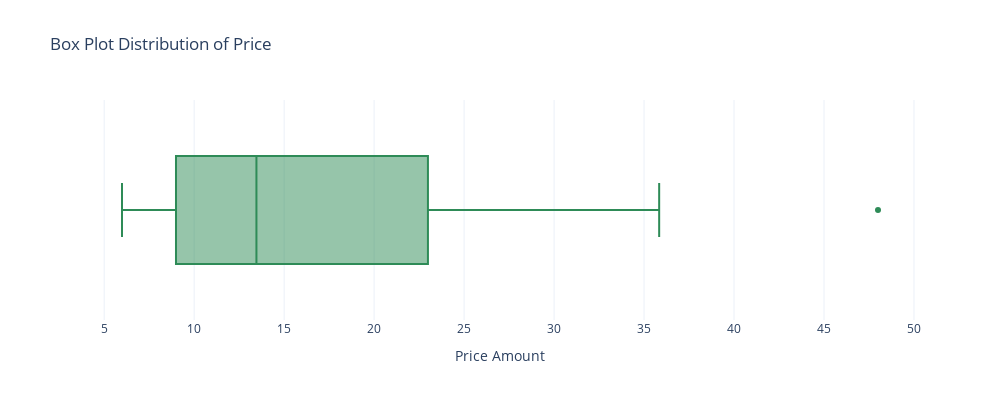

Notebook code for this chart:
### Code cell
create_box_plot(sales_total, 'price')

### Figure 1 — Plotly figure (JSON) as saved in the notebook; plotly's stock layout.template omitted (floating-point values rounded to 4 significant figures)
{"data": [{"alignmentgroup": "True", "hovertemplate": "Price Amount=%{x}<extra></extra>", "legendgroup": "", "marker": {"color": "seagreen"}, "name": "", "notched": false, "offsetgroup": "", "orientation": "h", "showlegend": false, "type": "box", "x": [9.5, 9.5, 9.5, 9.5, 9.5, 9.5, 9.5, 5.99, 7.99, 7.99, 6.99, 7.99, 11.99, 11.99, 7.99, 11.99, 6.99, 6.99, 11.99, 19.99, 6.99, 22.99, 7.99, 10.99, 8.99, 15.99, 16.99, 29.99, 32.99, 29.99, 48.0, 15.99, 16.99, 15.99, 26.99, 15.99, 15.99, 30.99, 29.99, 23.99, 23.99, 28.99, 12.5, 18.5, 8.99, 27.99, 8.99, 27.99, 13.46, 8.99, 8.99, 11.99, 21.5, 12.5, 23.99, 27.99, 8.99, 20.99, 8.99, 18.5, 8.99, 8.99, 23.99, 8.99, 8.99, 12.5, 21.5, 27.99, 23.99, 18.5, 8.99, 12.5, 21.5, 27.99, 8.99, 8.99, 12.5, 12.5, 27.99, 21.5, 21.5, 21.5, 8.99, 27.99, 21.5, 21.5, 22.99, 12.5, 21.5, 22.99, 35.84, 23.99, 12.5], "x0": " ", "xaxis": "x", "y0": " ", "yaxis": "y"}], "layout": {"boxmode": "group", "height": 400, "legend": {"tracegroupgap": 0}, "title": {"text": "Box Plot Distribution of Price"}, "width": 1000, "xaxis": {"anchor": "y", "domain": [0, 1], "title": {"text": "Price Amount"}}, "yaxis": {"anchor": "x", "domain": [0, 1]}}}
